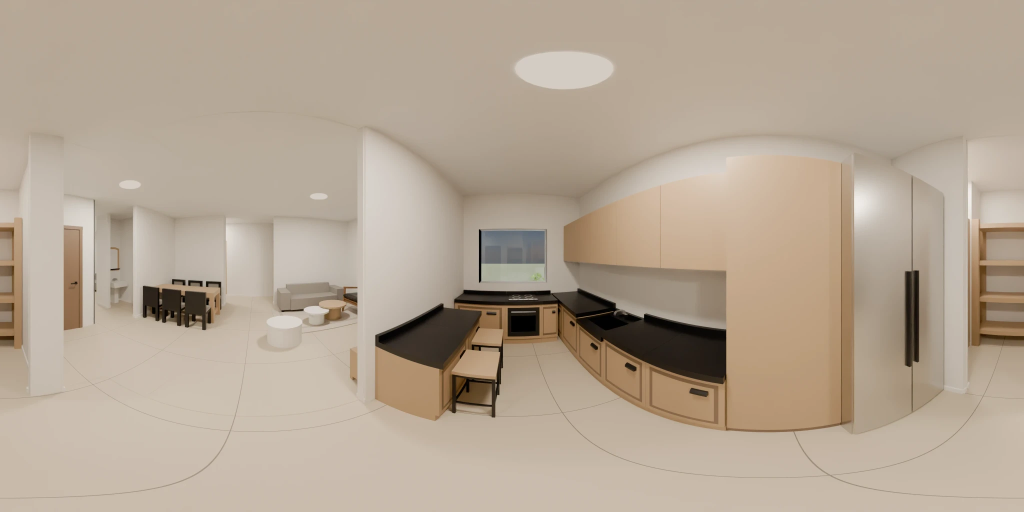
#> input picture Projects/Kedma_D1/dist/panos-original/01-kitchen.webp, 2048 x 1024 px (shown at 1/2 size)
$ python band_edges.py ../../../../../Kedma_D1/dist/panos-original/01-kitchen.webp
#> lines starting #> are read from the running program, lines starting #| are printed output that depends on the picture
"""band_edges.py — find VISIBLE BAND EDGES in an equirect picture (2026-11-05; parity R25).

A band repair (close-seam --u/--band-deg) repaints a vertical strip and feathers it 24 px into the picture. When the repainted strip
does not line up with what is left and right of it, the horizontal structure that crosses the strip's edge — a shelf, a counter front,
a backsplash line, a skirting — STEPS or doubles at that column (apt846 02-kitchen 2026-11-05: the upper shelf stepped down and the
counter edge went wavy at the oven column; the depth gate passed it, the eye did not).

The test, per column x: the vertical-gradient profile (rows 22-86 % of the height) a little LEFT of x and a little RIGHT of x is
cross-correlated; the vertical shift s(x) that aligns them is the local slope of the horizontal lines at x. A band edge shows as an
ANOMALY: s(x) differs from the slope measured just outside (x +- 3d) by >= MIN_STEP_PX, with enough line energy, over a run of
columns no wider than a feather. Natural geometry changes slope smoothly across the picture; it does not jump and come back.

    from band_edges import find_band_edges
    edges = find_band_edges(path)          # [{"u": .., "x": .., "step_px": .., "energy": .., "score": ..}, ...]
    python band_edges.py <picture> [<picture> ...] [--json]
"""
import json
import sys

import numpy as np
from PIL import Image

D = 12                # half-distance of the two profiles compared at x (columns)
STRIP = 4             # columns averaged into one profile
MAX_SHIFT = 8         # px searched
MIN_STEP_PX = 3.0     # the anomaly that counts as a visible step
MIN_ENERGY = 1.6      # the profile's line energy over the picture's median energy
ROWS = (0.22, 0.86)


def _profiles(g, x0, x1):
    return g[:, max(0, x0):max(1, x1)].mean(axis=1)


def _shift(a, b):
    a = a - a.mean(); b = b - b.mean()
    best, bs = -1e9, 0
    n = len(a)
    for s in range(-MAX_SHIFT, MAX_SHIFT + 1):
        if s >= 0:
            c = float(np.dot(a[s:], b[:n - s]))
        else:
            c = float(np.dot(a[:n + s], b[-s:]))
        if c > best:
            best, bs = c, s
    # sub-pixel by a parabola through the peak
    return float(bs)


def find_band_edges(path, step=2):
#> called with step = 2
    im = Image.open(path).convert("L")
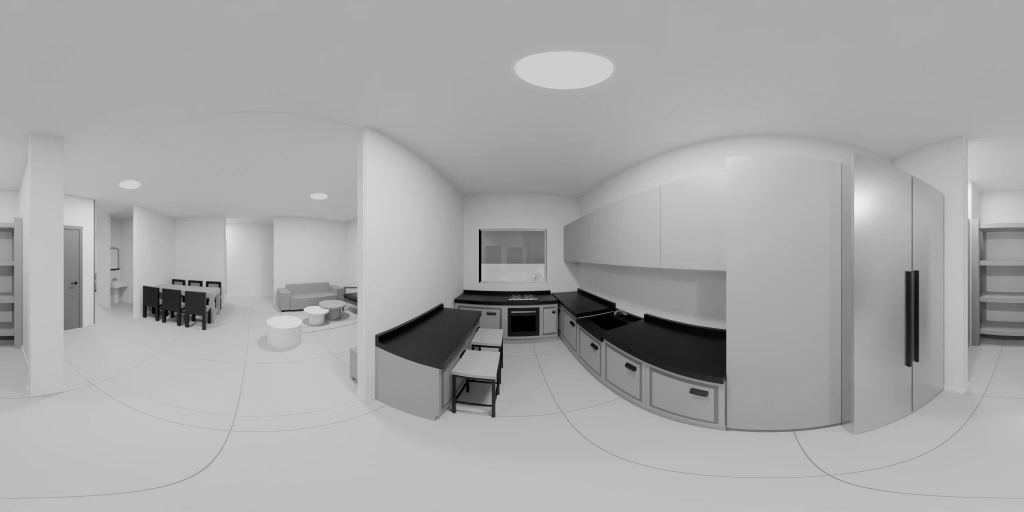
#> im: PIL image 2048x1024 L (shown at 1/2 size); min 0, max 239, mean 167.4
    if im.size != (2048, 1024):
        im = im.resize((2048, 1024))
    a = np.asarray(im, dtype=np.float32)
    H, W = a.shape
#> H = 1024; W = 2048
    r0, r1 = int(ROWS[0] * H), int(ROWS[1] * H)
#> r0 = 225; r1 = 880
    g = np.abs(np.diff(a[r0:r1 + 1], axis=0))                 # vertical gradient: horizontal lines light up
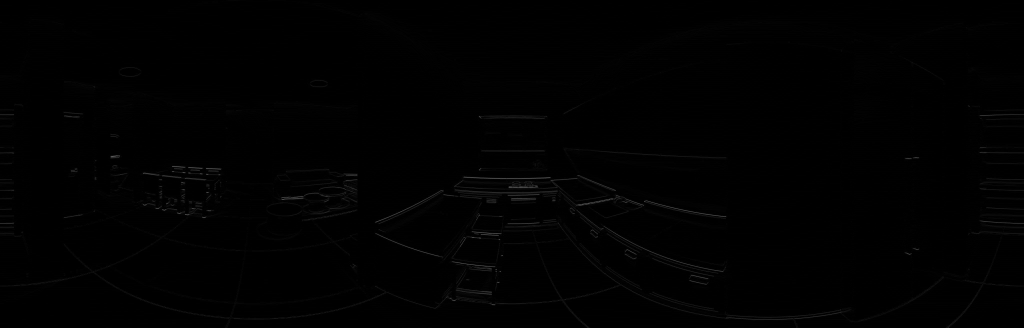
#> g: shape (655, 2048) float32 (shown at 1/2 size); min 0, max 146, mean 1
    wrap = np.concatenate([g[:, -64:], g, g[:, :64]], axis=1)  # the picture wraps left-right
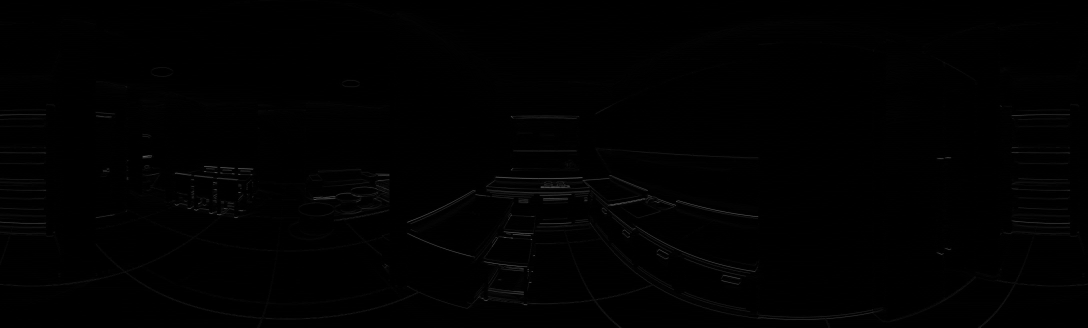
#> wrap: shape (655, 2176) float32 (shown at 1/2 size); min 0, max 146, mean 1
    off = 64
    xs = list(range(0, W, step))
#> xs = 1024 values from 0 to 2046
    s = {}
    e = {}
    for x in xs:
        X = x + off
        L = _profiles(wrap, X - D - STRIP, X - D)
        R = _profiles(wrap, X + D, X + D + STRIP)
        s[x] = _shift(L, R)
        e[x] = float((L.mean() + R.mean()) / 2)
#> after the loop, e = 1024 items; s = 1024 items
    med_e = float(np.median(list(e.values()))) or 1.0
#> med_e = 0.815
    out = []
    for x in xs:
        xl, xr = (x - 3 * D) % W, (x + 3 * D) % W
        xl -= xl % step; xr -= xr % step
        ref = (s.get(xl, 0.0) + s.get(xr, 0.0)) / 2
        anom = abs(s[x] - ref)
        en = e[x] / med_e
        if anom >= MIN_STEP_PX and en >= MIN_ENERGY and abs(s.get(xl, 0) - s.get(xr, 0)) <= 2:
            out.append({"x": x, "u": round(x / W, 4), "step_px": round(anom, 1), "energy": round(en, 2), "score": round(anom * en, 1)})
#> this loop made 1024 passes
#> (ref, anom, en) on passes 1 to 3: (-0.5, 0.5, 1.73), (-0.5, 0.5, 1.74), (-0.5, 0.5, 1.75)
    # merge neighbouring columns into one edge (the strongest)
    merged = []
    for o in sorted(out, key=lambda q: q["x"]):
        if merged and o["x"] - merged[-1]["x"] <= 2 * D:
            if o["score"] > merged[-1]["score"]:
                merged[-1] = o
        else:
            merged.append(o)
#> this loop made 21 passes
    return merged


if __name__ == "__main__":
    files = [a for a in sys.argv[1:] if not a.startswith("--")]
    res = {f: find_band_edges(f) for f in files}
    if "--json" in sys.argv:
        print(json.dumps(res))
    else:
        for f, ed in res.items():
            print(f"{f}: {len(ed)} edge(s) " + " ".join(f"u{q['u']}(step {q['step_px']}px, e{q['energy']})" for q in ed))
#> this loop made 1 pass
#> (printed output is left out)

$ run again, on Projects/Kedma_D1/dist/panos-original/03-living.webp
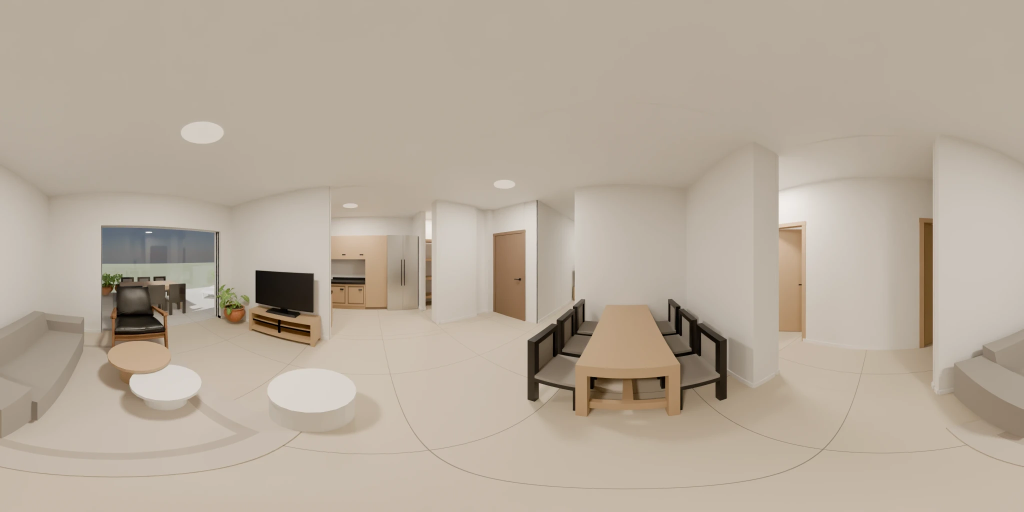
#> input picture Projects/Kedma_D1/dist/panos-original/03-living.webp, 2048 x 1024 px (shown at 1/2 size)
#> in find_band_edges, `g = np.abs(np.diff(a[r0:r1 + 1], axis=0))`:
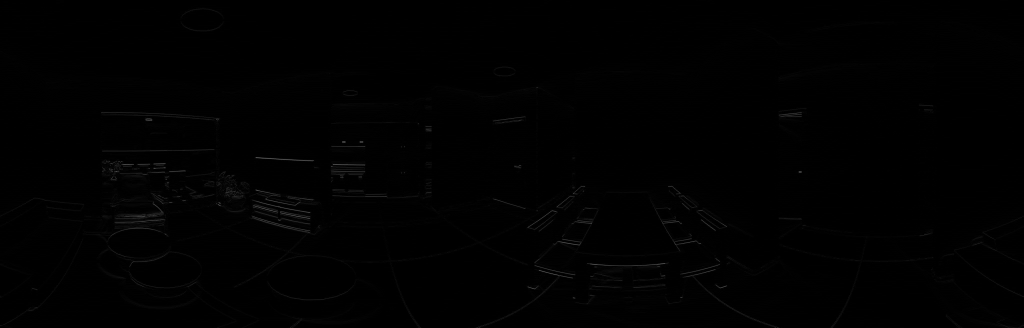
#> g: shape (655, 2048) float32 (shown at 1/2 size); min 0, max 123, mean 0.8
#> in find_band_edges, `wrap = np.concatenate([g[:, -64:], g, g[:, :64]], axis=1)`:
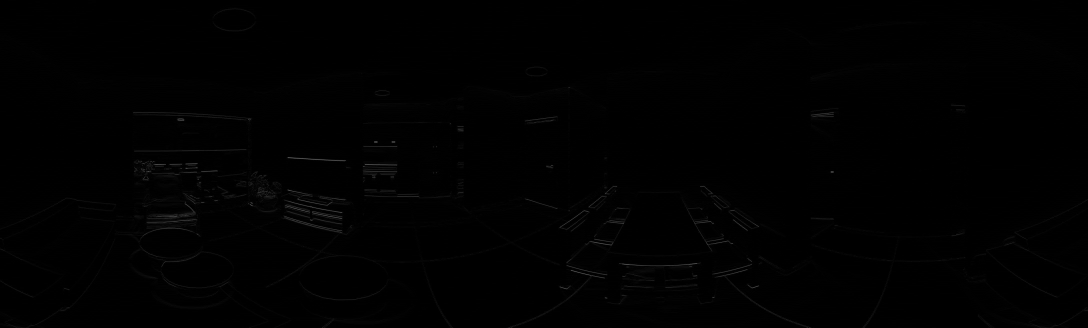
#> wrap: shape (655, 2176) float32 (shown at 1/2 size); min 0, max 123, mean 0.8
#> after the loop in find_band_edges, `for x in xs:`: e = 1024 items
#> med_e = 0.628
#> the loop in find_band_edges, `for x in xs:` made 1024 passes
#> (ref, anom, en) on passes 1 to 3: (-6, 6, 0.555), (-4, 8, 0.557), (-4, 8, 0.559)
#> the loop in find_band_edges, `for o in sorted(out, key=lambda q: q["x"]):` made 35 passes
#> the loop `for f, ed in res.items():` made 1 pass
#> (printed output is left out)

$ run again, on Projects/Kedma_D1/dist/panos-original/04-dining.webp
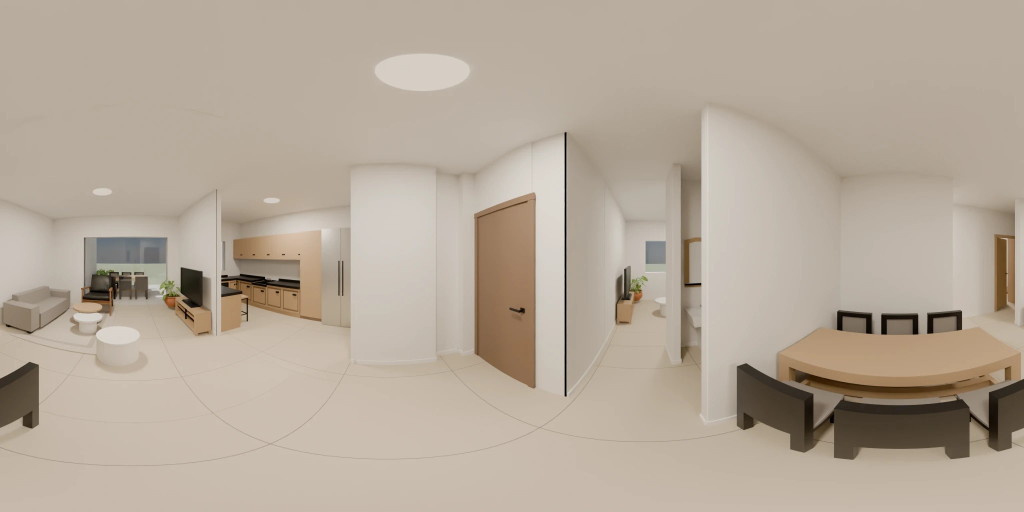
#> input picture Projects/Kedma_D1/dist/panos-original/04-dining.webp, 2048 x 1024 px (shown at 1/2 size)
#> in find_band_edges, `g = np.abs(np.diff(a[r0:r1 + 1], axis=0))`:
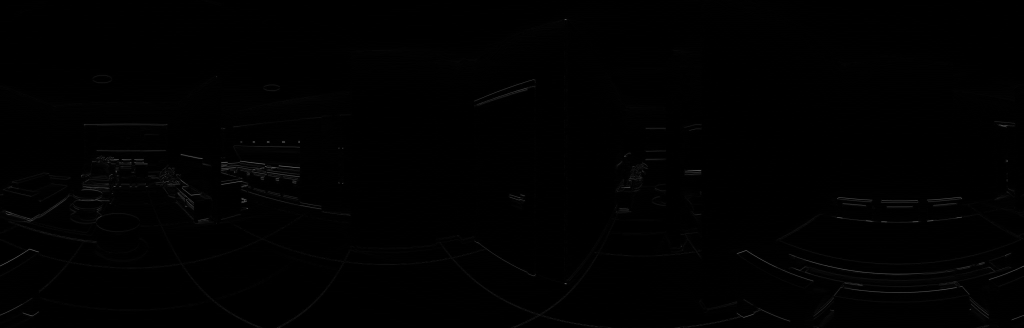
#> g: shape (655, 2048) float32 (shown at 1/2 size); min 0, max 129, mean 0.9
#> in find_band_edges, `wrap = np.concatenate([g[:, -64:], g, g[:, :64]], axis=1)`:
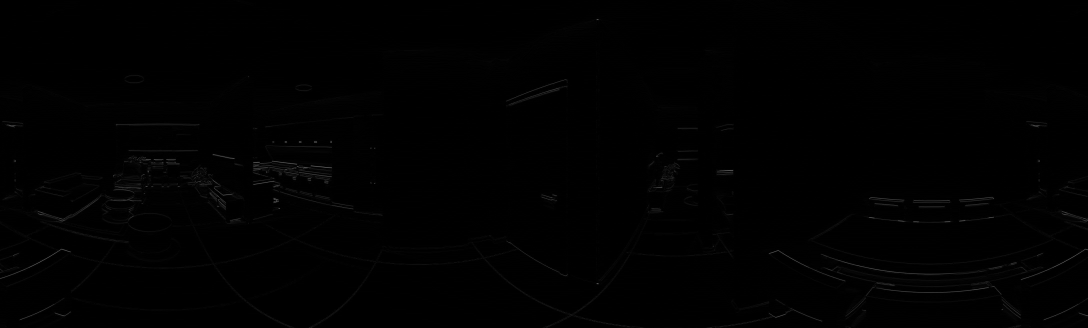
#> wrap: shape (655, 2176) float32 (shown at 1/2 size); min 0, max 129, mean 0.9
#> after the loop in find_band_edges, `for x in xs:`: e = 1024 items
#> med_e = 0.875
#> the loop in find_band_edges, `for x in xs:` made 1024 passes
#> (ref, anom, en) on passes 1 to 3: (-5, 1, 1.06), (-5, 1, 1.11), (-5, 2, 1.16)
#> the loop in find_band_edges, `for o in sorted(out, key=lambda q: q["x"]):` made 13 passes
#> the loop `for f, ed in res.items():` made 1 pass
#| ../../../../../Kedma_D1/dist/panos-original/04-dining.webp: 5 edge(s) u0.0889(step 3.0px, e2.33) u0.1748(step 6.5px, e1.7) u0.2285(step 6.0px, e2.09) u0.2578(step 9.0px, e1.79) u0.2803(step 3.0px, e1.94)

$ run again, on Projects/Kedma_D1/dist/panos-original/05-family.webp
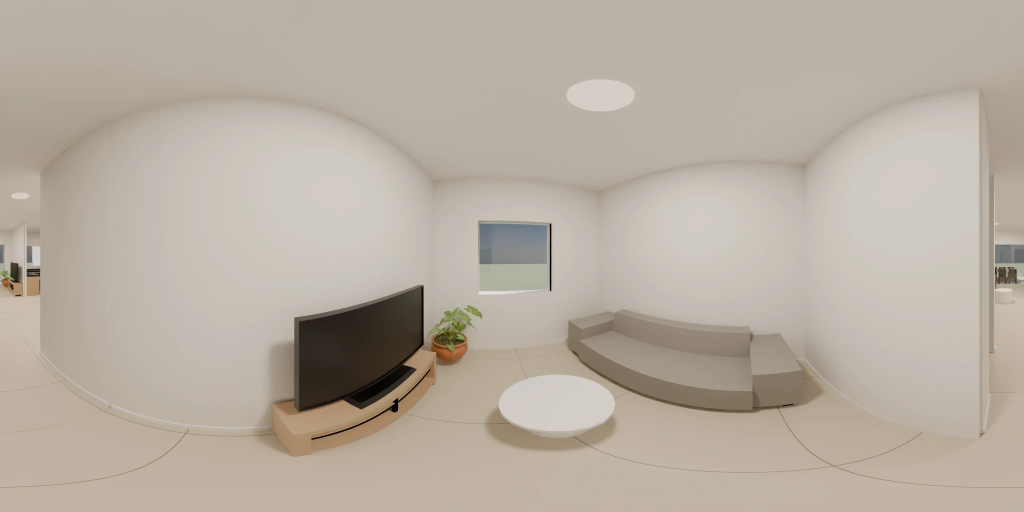
#> input picture Projects/Kedma_D1/dist/panos-original/05-family.webp, 2048 x 1024 px (shown at 1/2 size)
#> in find_band_edges, `g = np.abs(np.diff(a[r0:r1 + 1], axis=0))`:
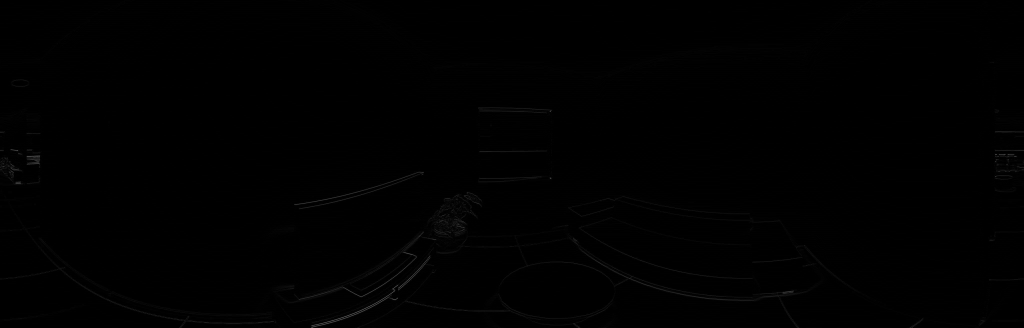
#> g: shape (655, 2048) float32 (shown at 1/2 size); min 0, max 125, mean 0.6
#> in find_band_edges, `wrap = np.concatenate([g[:, -64:], g, g[:, :64]], axis=1)`:
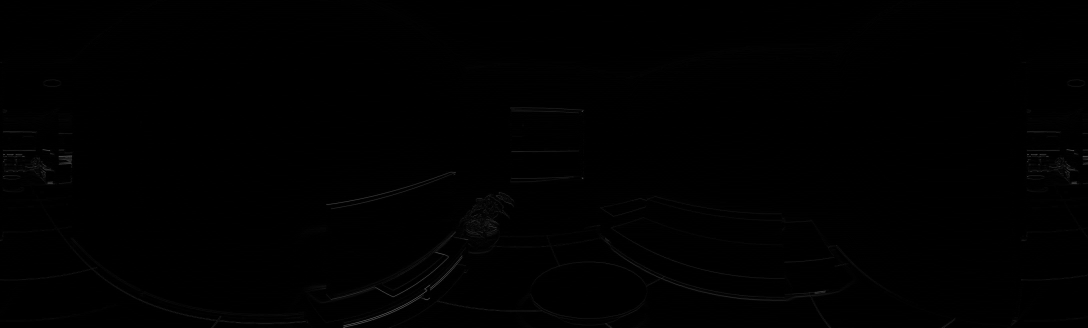
#> wrap: shape (655, 2176) float32 (shown at 1/2 size); min 0, max 125, mean 0.6
#> after the loop in find_band_edges, `for x in xs:`: e = 1024 items
#> med_e = 0.523
#> the loop in find_band_edges, `for x in xs:` made 1024 passes
#> (ref, anom, en) on passes 1 to 3: (2, 0, 1.66), (1, 1, 1.54), (0, 2, 1.56)
#> the loop in find_band_edges, `for o in sorted(out, key=lambda q: q["x"]):` made 26 passes
#> the loop `for f, ed in res.items():` made 1 pass
#> (printed output is left out)
